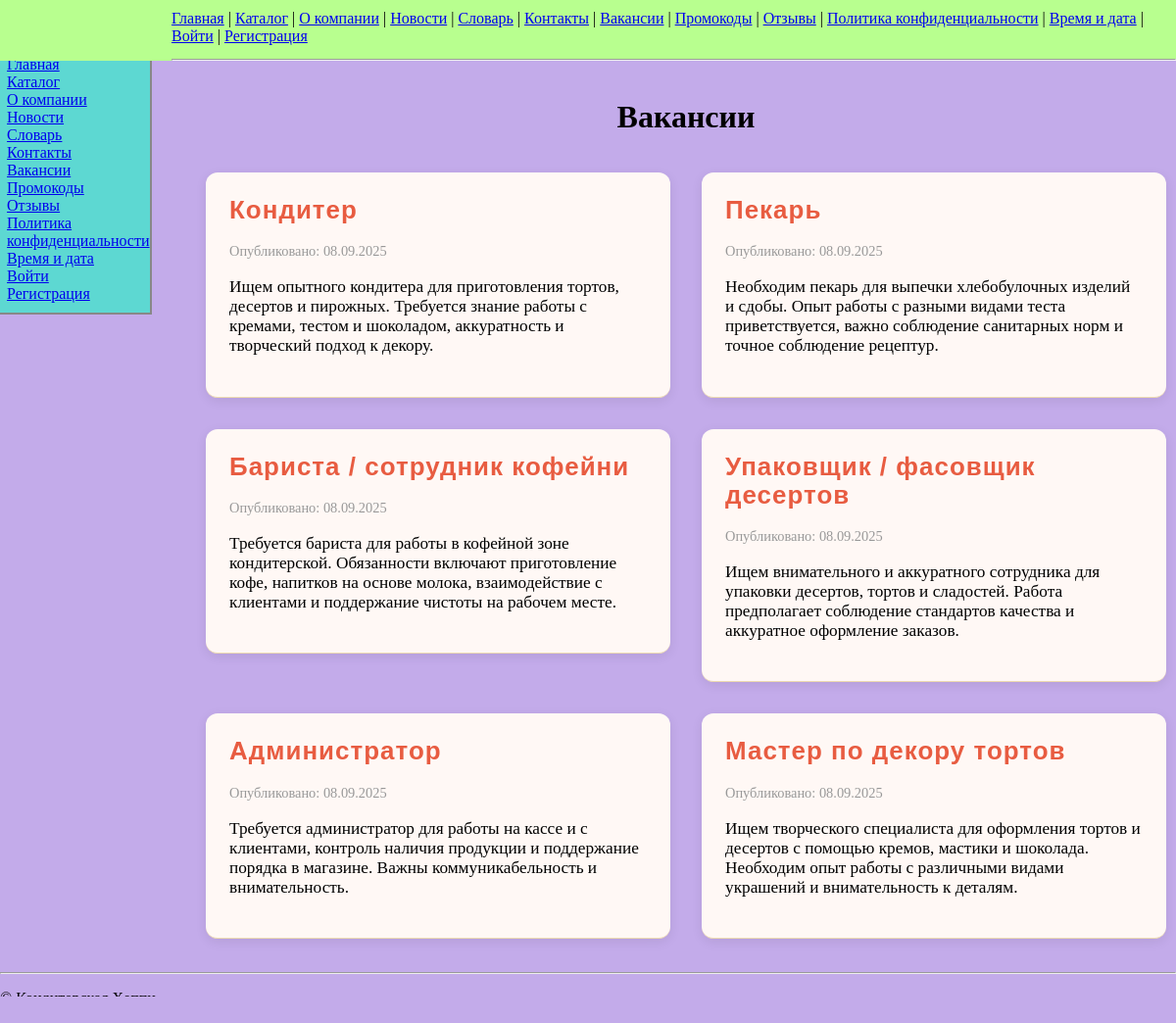
Page /vacancies/ on the committed database.
### shop/models.py (models this page shows, shortened)
class Vacancy(models.Model):
    title        = models.CharField(max_length=200)
    description  = models.TextField()
    posted_at    = models.DateTimeField(auto_now_add=True)

### shop/views.py (the view)
# urls.py: re_path(r'^vacancies/$', views.VacancyListView.as_view(), name='vacancies'),
class VacancyListView(ListView):
    model = Vacancy
    template_name = 'shop/vacancies.html'
    context_object_name = 'vacancies'

### shop/templates/shop/vacancies.html (shortened to what this page needs)
{% extends 'base.html' %}
{% block content %}
<h1>Вакансии</h1>
<ul class="vacancy-list">
  {% for v in vacancies %}
    <li class="vacancy-item">
      <article>
        <h2>{{ v.title }}</h2>
        <p><small>Опубликовано: {{ v.posted_at|date:"d.m.Y" }}</small></p>
        <p>{{ v.description|linebreaks }}</p>
      </article>
    </li>
  {% empty %}
    <li>Пока нет открытых вакансий.</li>
  {% endfor %}
</ul>
{% endblock %}

### static/styles.css (style rules this page uses)
body { min-height: 100vh; margin: 0; background: rgba(102, 40, 201, 0.39); }
ul { list-style: none; padding-left: 0; margin-bottom: 24px; }
h2 { font-family: 'Montserrat', Arial, sans-serif; font-size: 1.5em; margin-top: 36px; margin-bottom: 12px; color: #000000; letter-spacing: 0.04em; }
ul li { font-size: 1.08em; padding: 8px 0; border-bottom: 1px solid #ecd9b0; }
h1 { text-align: center; }
.vacancy-list { list-style: none; padding: 0; margin: 0 -1rem; overflow: hidden; }
.vacancy-item { float: left; width: calc(50% - 2rem); margin: 1rem; background: #fff8f5; border-radius: 12px; box-shadow: 0 3px 12px rgba(0,0,0,0.08); padding: 1.5rem; box-sizing: border-box; transition: transform 0.2s ease, box-shadow 0.2s ease; }
.vacancy-item h2 { color: #e85c41; margin-top: 0; }
.vacancy-item small { color: #999; }
.vacancy-list::after { content: ""; display: table; clear: both; }

### rows in the picture
Vacancy: title "Кондитер", posted_at "08.09.2025", description "Ищем опытного кондитера для приготовления тортов, десертов и пирожных. Требуется знание работы с кремами, тестом и шоколадом, аккуратность и творческий подход к декору."
Vacancy: title "Пекарь", posted_at "08.09.2025", description "Необходим пекарь для выпечки хлебобулочных изделий и сдобы. Опыт работы с разными видами теста приветствуется, важно соблюдение санитарных норм и точное соблюдение рецептур."
Vacancy: title "Бариста / сотрудник кофейни", posted_at "08.09.2025", description "Требуется бариста для работы в кофейной зоне кондитерской. Обязанности включают приготовление кофе, напитков на основе молока, взаимодействие с клиентами и поддержание чистоты на рабочем месте."
Vacancy: title "Упаковщик / фасовщик десертов", posted_at "08.09.2025", description "Ищем внимательного и аккуратного сотрудника для упаковки десертов, тортов и сладостей. Работа предполагает соблюдение стандартов качества и аккуратное оформление заказов."
Vacancy: title "Администратор", posted_at "08.09.2025", description "Требуется администратор для работы на кассе и с клиентами, контроль наличия продукции и поддержание порядка в магазине. Важны коммуникабельность и внимательность."
Vacancy: title "Мастер по декору тортов", posted_at "08.09.2025", description "Ищем творческого специалиста для оформления тортов и десертов с помощью кремов, мастики и шоколада. Необходим опыт работы с различными видами украшений и внимательность к деталям."
